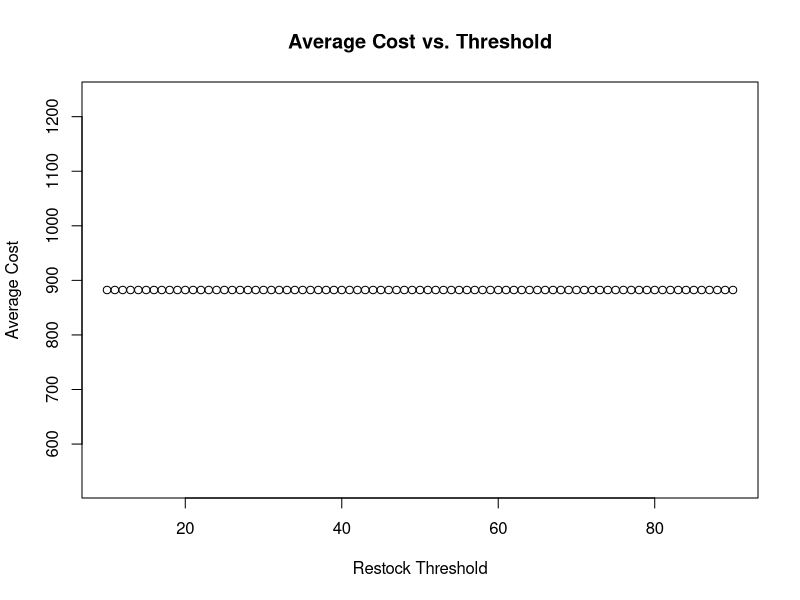

Generate this figure with R:
#Simluation program
#Inventory system with a (s,S) ordering policy
#Right now, assuming S = 100. Little s is variable

#Outer initializations
all_means <- c()           #Empty data frame to store average cost
all_var <- c()             #Empty vector to store variances of each (outer) loop
min_little_s = 10          #Minimum possible restocking threshold
max_little_s = 90          #Maximum possible restocking threshold
max_runs = 100             #Max number of times for inner loop to run (for every value of little_s)
loop_runs = 0

#Loop that runs for all possible integer values of little s
#for (little_s in min_little_s:max_little_s) {
  
  avg_cost <- c()
  
  #Run loop a certain number of times for each value of little s
  for (run in 1:max_runs) {
    
    #Functions
    #Calculate order cost
    calc_order_cost <- function(z) {
      return(K + c*z)
    }
    
    #Calculate cost of unsold inventory
    calc_Inv_cost <- function(x) {
      return(h*x)
    }
    
    #Calculate penalty cost for items in backlog
    calc_penalty_cost <- function(y) {
      return (p*abs(y))
    }
    
    
    #Initializaitons
    little_s=90
    big_S = 100           #Max inventory level
    Cur_inv_level = big_S #Current inventory level
    max_time = 200        #Max time simulation can run
    t = 0                 #Current time
    lambda_exp = .5       #lambda for exponential calculation
    i_du = 1              #Min value for discrete uniform (order quantity)
    j_du = 50             #Max value for discrete uniform (order quantity)
    order_time = -1       #How long it takes for order to arrive (-1 means no order scheduled)
    order_status = 0      #0 = no order placed, 1 = order placed
    order_num = 0         #Keep track of number of orders
    order_cost <- c()     #vector to keep order costs
    order_wait = 5        #Wait time for order to arrive
    Inv_cost <- c()       #Keep track of inventory costs
    Penalty_cost <- c()   #Keep track of penalty costs
    Inv_level <- c()      #Keep track of inventory level across times
    K = 10                 #Fixed cost per order
    c = 10                #Cost per unit per order
    h = .3                #Cost per unit for holding it in inventory
    p = 20                #Cost per unit in backlog
    num_cust = 0          #Keeps track of number of customers
    cust_incoming = 0     #Decide if need to generate another customer arrival time
    arrival_times <- c()  #Keep track of arrival times
    backlog_level <- c()  #Keep track of backlog levels (0 if none)
    alpha = .1
    mu = 100

    #Another loop if necessary
    #For number of separate simulations you want to run
    
    #Loop
    inner_loop_runs = 0
    for (t in 0:max_time) {
      
      #Calculate when next customer arrives (exponential - using inverse transform)
      #Ceiling function just to make it a whole number for simplicity's sake
      if(cust_incoming == 0) {
        next_arrival = t +1
        cust_incoming = 1
        arrival_times[num_cust+1] = next_arrival #Individual arrival times (generated from exponential)
      }
      
      #Update inventory and order status if restocking order arrives
      if (t == order_time) {
        Cur_inv_level = Cur_inv_level + restock
        order_status = 0
        order_time = -1
      }
      
      
      #Process customer's order
      if (t == next_arrival) {
        #Calculate how many units he orders (discrete uniform - using inverse transform)
        cust_order = i_du + floor((j_du - i_du + 1) * runif(1,0,1))
        
        #Update inventory level
        Cur_inv_level = Cur_inv_level - cust_order
        
        #Order processed - no customers expected
        cust_incoming = 0
        num_cust = num_cust + 1
      }
      
      #Restock inventory level if below threshold AND no order already placed
      if (Cur_inv_level < little_s && order_status==0) {
        #############new###########
        cnew<-c()
        foo_cust<-c()
        foo_ord<-c()
        foo_inv <- c()
        foo_backlog <- c(rep(0,100))
        foo_backlog_mean = 0
        for (i in 1:100) {
          cnew[i] = alpha*(mu - c) + rnorm(1,0,1)
          foo_cust[i] = 1
          foo_ord[i] = i_du + floor((j_du - i_du + 1) * runif(1,0,1))
          foo_inv[i] = Cur_inv_level - foo_ord[i]
          if (foo_inv[i]<0) {
            foo_backlog[i] = abs(foo_inv[i])
          }
        }
        foo_backlog_mean =mean(foo_backlog)
        foo_inv_mean = mean(foo_inv)
        foo_cust[foo_cust>1] = 0 
        foo_ord_mean = mean(foo_cust*foo_ord)
        if (calc_Inv_cost(foo_inv_mean) + mean(cnew) + p*foo_backlog_mean > c + calc_Inv_cost(Cur_inv_level)) {
         
        ###########################
          order_num = order_num + 1
          order_status = 1
          order_time = t+order_wait
          restock = min(big_S - Cur_inv_level,100)
          order_cost[order_num] = calc_order_cost(restock)
        }
      }
      
      #Update Inventory level and cost vectors
      Inv_level[t+1] = Cur_inv_level
      if(Cur_inv_level<0){
        backlog_level[t+1] = abs(Cur_inv_level)
      }
      else {
        backlog_level[t+1] = 0
      }
      Inv_cost[t+1] = calc_Inv_cost(Cur_inv_level)
      
      #Calculate penalty cost for items in backlog (if any)
      if (Cur_inv_level < 0) {
        Penalty_cost[t+1] = calc_penalty_cost(Cur_inv_level)
      }
      else
        Penalty_cost[t+1] = 0
      c = alpha*(mu - c) + rnorm(1,0,1)
      
      inner_loop_runs = inner_loop_runs + 1
    }
    
    #Iventory level over time
    
    for (i in 1:length(Inv_level)){
      if(Inv_level[i] >= 0) {
        backlog_level[i] = 0
      }
      else {
        backlog_level[i] = abs(Inv_level[i])
      } 
    }
    
    #Calculate average cost per 200 time units
    avg_cost[run] = mean(order_cost) + h*(1/max_time)*sum(Inv_level[Inv_level>0]) + p*(1/max_time)*sum(backlog_level)
  
    
    }
  
  #Calcumate the mean of the runs for each level of little_s
  all_means[loop_runs+1] = mean(avg_cost)
  
  #Calculate the variance of the runs for each level of little_s
  all_var[loop_runs+1] = var(avg_cost)
  
  loop_runs = loop_runs + 1
#}

#Combine all values of s, average costs, and variances in a single data frame
df = data.frame(min_little_s:max_little_s, all_means, all_var)
colnames(df) <- c("s", "Average cost", "Variance")

#Plot the estimated average cost at each level of little_s
plot(df$s, df$`Average cost`, xlab = "Restock Threshold", ylab = "Average Cost", main = "Average Cost vs. Threshold")

#Write data to .csv file
write.csv(df, "AMS 553 Data.csv")